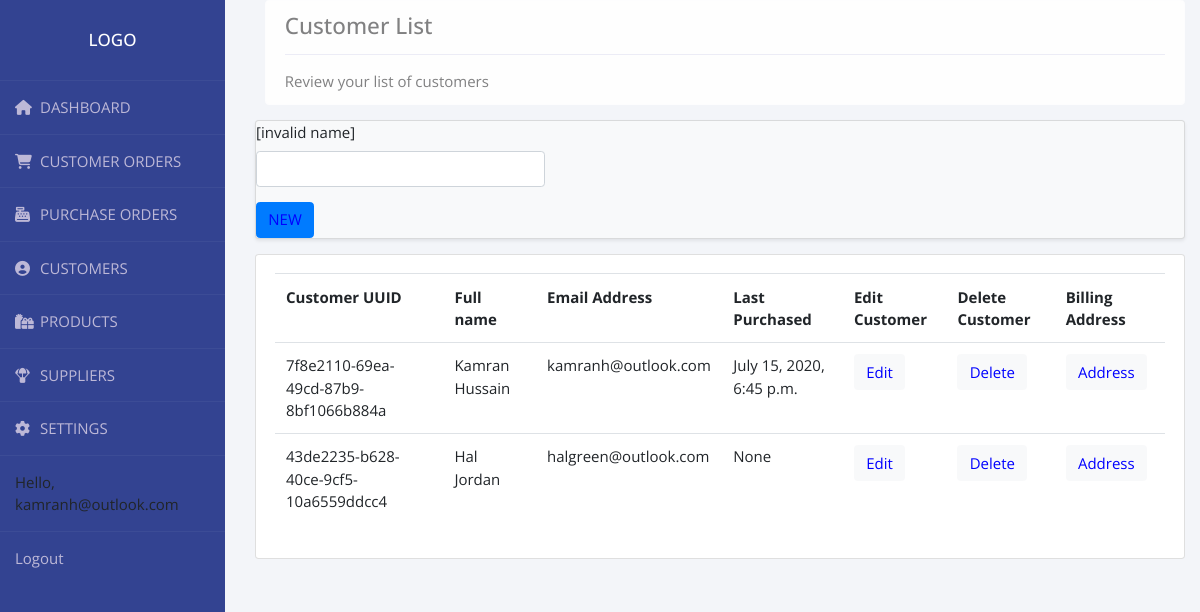
The app's page /customer_list/ (signed in) with its own data.
### accounts/models.py (models this page shows, shortened)
class User(AbstractBaseUser):
    email = models.EmailField(max_length=255, unique=True)
    active = models.BooleanField(default=True)
    staff = models.BooleanField(default=False)
    admin = models.BooleanField(default=False)
    USERNAME_FIELD = 'email'
    REQUIRED_FIELDS = []
    objects = UserManager()
    def __str__(self):
        return self.email
    @property
    def is_active(self):
        return self.active

class Customer(models.Model):
    GENDER = (
        ('Male', 'Male'),
        ('Female', 'Female'),
    )
    TITLE = (
        ('Mr', 'Mr'),
        ('Mrs', 'Mrs'),
        ('Miss', 'Miss'),
        ('Ms', 'Ms'),
        ('Dr', 'Dr'),
        ('Sir', 'Sir'),
        ('Madam', 'Madam'),
    )
    user = models.OneToOneField(User, on_delete=models.CASCADE)
    title = models.CharField(max_length=200, null=True, choices=TITLE)
    first_name = models.CharField(max_length=200, null=True)
    middle_name = models.CharField(max_length=200, blank=True, default='')
    last_name = models.CharField(max_length=200, null=True)
    phone = models.CharField(max_length=200, null=True)
    country = CountryField()
    birth_year = models.CharField(max_length=4, null=True)
    gender = models.CharField(max_length=200, null=True, choices=GENDER)
    date_created = models.DateTimeField(auto_now=True, null=True)
    profile_pic = models.ImageField(null=True, blank=True)
    last_purchase = models.DateTimeField(blank=True, null=True)
    address1 = models.CharField(max_length=1000, null=True)
    address2 = models.CharField(
        max_length=1000, null=True, blank=True, default='')
    city = models.CharField(max_length=1000, null=True)
    county = models.CharField(max_length=1000, null=True)
    post_code = models.CharField(max_length=1000, null=True)
    customer_uuid = models.UUIDField(default=uuid.uuid4)

### accounts/views.py (the view)
# urls.py: path('customer_list/', views.customer_list, name="customer_list"),
@login_required(login_url='login')
def customer_list(request):
    users = User.objects.all().select_related('customer')
    customer_list = Customer.objects.annotate(
        latest=Max('order__date_created'))
    order = Order.objects.all()
    k = Order.objects.values('customer_id').annotate(
        last_created=Max('date_created'))
    myFilter1 = CustomerlistFilter(request.GET, queryset=customer_list)
    customer_list = myFilter1.qs
    context = {'customer_list': customer_list,
               'myFilter1': myFilter1, 'order': order, 'k': k, 'users': users}
    return render(request, 'accounts/customer_list.html', context)

### accounts/templates/accounts/customer_list.html (shortened to what this page needs)
{%  extends 'accounts/main.html' %}
{% load crispy_forms_tags %}
{% block content %}
<div class="container float-sm-left" style="margin-top: -1.5rem;margin-right:auto">
	<div class=" alert alert-light " role="alert">
		<h4 class="alert-heading">Customer List</h4>
		<hr>
		<p class="mb-0">Review your list of customers</p>
	</div>
</div>
<div class="container float-sm-left" style="padding-left:5px;">
	<div class="card bg-light mb-3 shadow-sm">
		<form method="GET">
			<div class="row">
				<div class="col-4">
					{{myFilter1.form | crispy}}
		</form>
		<a class="btn btn-primary" name='new_customer' href="{% url 'new_customer_profile' %}" role="button">NEW</a>
	</div>
</div>
</div>
<div class="card card-body">
	<table class="table">
		<tr>
			<th>Customer UUID</th>
			<th>Full name</th>
			<th>Email Address</th>
			<th>Last Purchased</th>
			<th>Edit Customer</th>
			<th>Delete Customer</th>
			<th>Billing Address</th>
		</tr>
		{% for d in customer_list %}
		<tr>
			<td>{{d.customer_uuid}} </td>
			<td>{{d.first_name}} {{d.middle_name}} {{d.last_name}}</td>
			<td>{{d.user.email}}</td>
			<td>{{d.latest}}</td>
			<td><a class="btn btn-light" name="edit_customer" href="{% url 'customer_profile' d.user.id %}">Edit</a>
			</td>
			<td><a class="btn btn-light" href="{% url 'delete_profile' d.user.id %}">Delete</a></td>
			<td><a class="btn btn-light" href="{% url 'address_customer' d.user.id %}">Address</a></td>
		</tr>
		{% endfor %}
	</table>
</div>
</div>
{% endblock content %}

### accounts/templates/accounts/navbar.html (shortened to what this page needs)
{% load static %}
  <nav class="nav flex-column float-left">
    <div class="wrapper">
      <div class="sidebar">
        <h2>Logo</h2>
        <ul>
          <li>
            <a href="{% url 'home' %}"><i class="fas fa-home"></i>DASHBOARD</a>
          </li>
          <li>
            <a href="{% url 'customer_order_list' %}"><i class="fas fa-shopping-cart"></i>CUSTOMER ORDERS</a>
          </li>
          <li>
            <a href=""><i class="fas fa-cash-register"></i>PURCHASE ORDERS</a>
          </li>
          <li>
            <a href="{% url 'customer_list' %}"><i class="fas fa-user-circle"></i>CUSTOMERS</a>
          </li>
          <li>
            <a href="{% url 'product_list' %}"><i class="fas fa-gifts"></i>PRODUCTS</a>
          </li>
          <li>
            <a href=""><i class="fas fa-parachute-box"></i>SUPPLIERS</a>
          </li>
          <li>
            <a href=""><i class="fas fa-cog"></i>SETTINGS</a>
          </li>
          <li>
            <span class="hello-msg">Hello, {{request.user}}</span>
          </li>
          <li>
            <span><a class="hello-msg" href="{% url 'logout' %}">Logout</a></span>
          </li>
        </ul>
      </div>
    </div>
  </nav>

### static/css/main.css (style rules this page uses)
body { background-color: #94d8f7; width: 100%; margin:auto; height:auto; display:block; }

### accounts/templates/accounts/navbar.html (style rules this page uses)
* { margin:0; padding:0; box-sizing: border-box; list-style: none; text-decoration: none; font-family: 'Open Sans', sans-serif; font-size: 15px; }
h2 { font-size: 17px; }
body { background: #f3f5f9; }
.wrapper { display:flex; position: relative; }
.wrapper .sidebar { position: fixed; width: 225px; height: 100%; background: #334391; padding: 30px 0; }
.wrapper .sidebar h2 { color: #fff; text-transform: uppercase; text-align: center; margin-bottom: 30px; }
.wrapper .sidebar ul li { padding: 15px; border-bottom: 1px solid rgba(0,0,0,0,0.05); border-top: 1px solid rgba(225,225,225,0.05); }
.wrapper .sidebar ul li a { color: #bdb8d7; display: block; }
.wrapper .sidebar ul li a .fas { width: 25px; }

### accounts/templates/accounts/customer_list.html (style rules this page uses)
.btn { color: blue; }

### records on screen
User: user "kamranh@outlook.com"
Customer: customer_uuid "7f8e2110-69ea-49cd-87b9-8bf1066b884a", first_name "Kamran", last_name "Hussain", user.email "kamranh@outlook.com", latest "July 15, 2020, 6:45 p.m."
Customer: customer_uuid "43de2235-b628-40ce-9cf5-10a6559ddcc4", first_name "Hal", last_name "Jordan", user.email "halgreen@outlook.com", latest "None"
